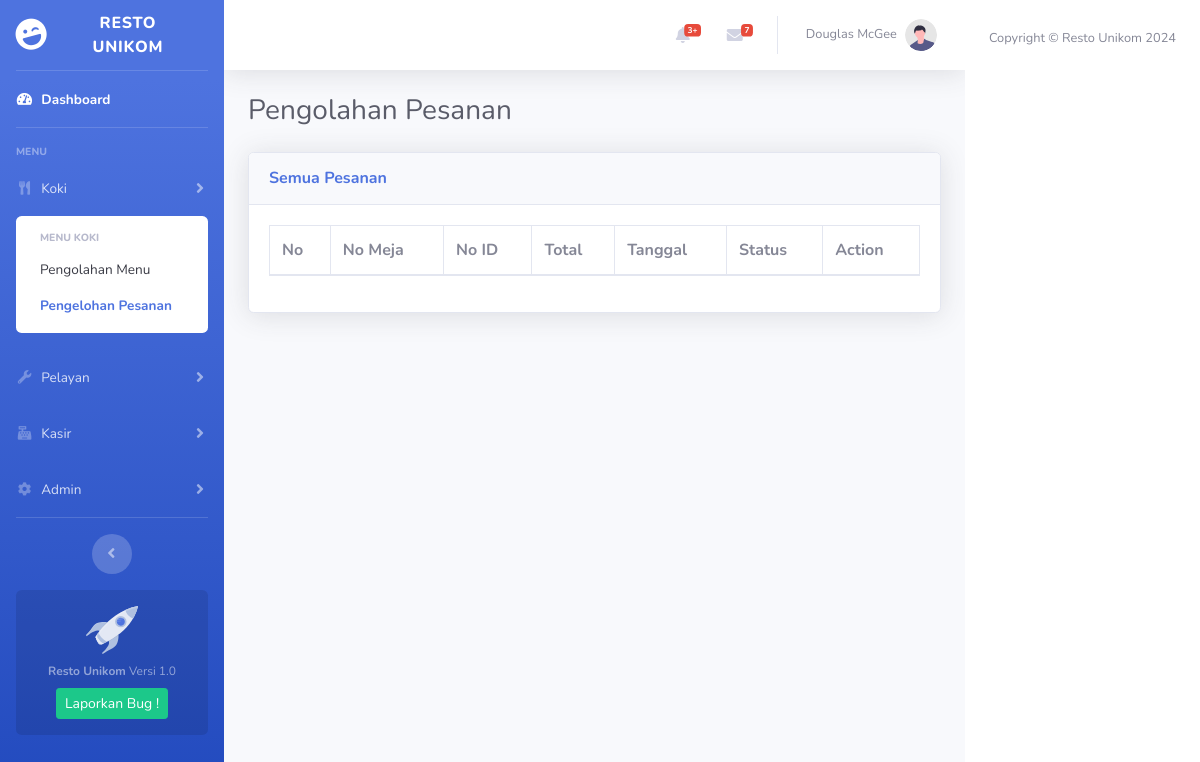
Before: /pengolahan-pesanan-koki.php with the older database file.
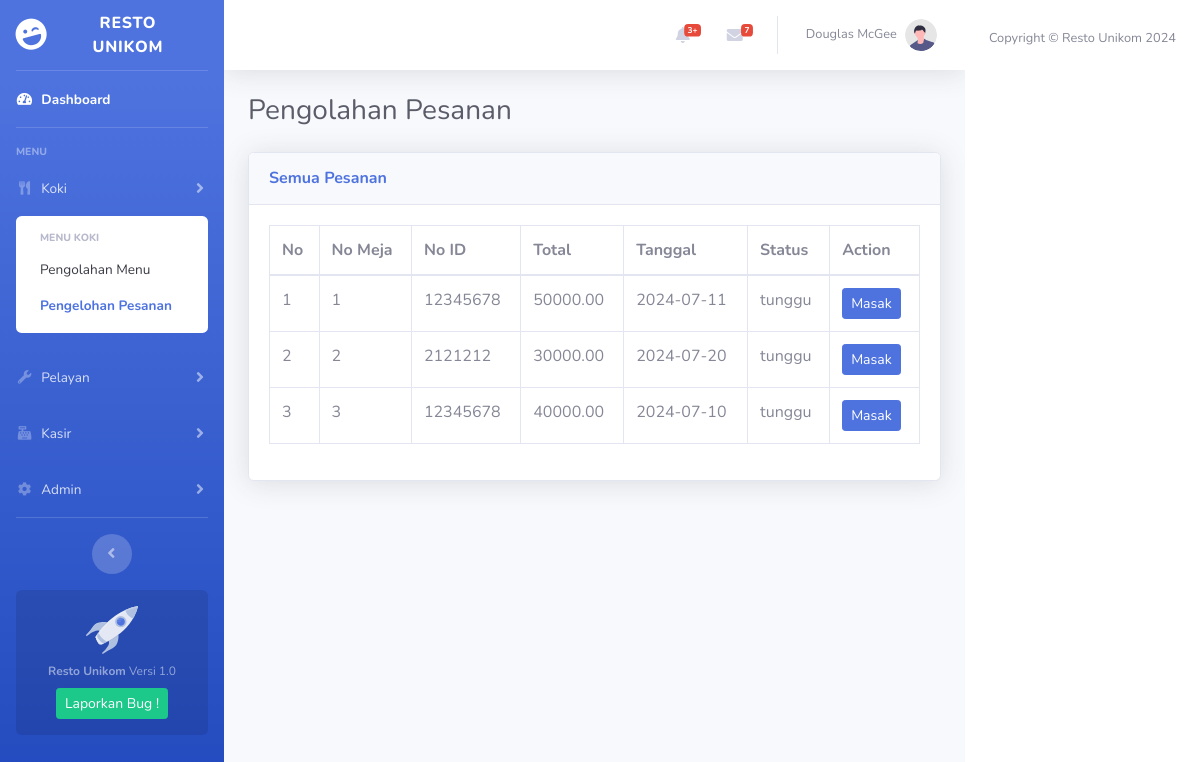
After: the same page with the newer database file.
### tables this page shows
CREATE TABLE `pesanan` (
  `no_pesanan` int(11) NOT NULL,
  `no_meja` int(11) NOT NULL,
  `no_id` int(11) NOT NULL,
  `total` decimal(9,2) NOT NULL,
  `tanggal` date NOT NULL,
  `status` varchar(6) NOT NULL
);

### pengolahan-pesanan-koki.php (the view, shortened to what this page needs)
<!DOCTYPE html>
<html lang="en">
<head>
    <link href="vendor/fontawesome-free/css/all.min.css" rel="stylesheet" type="text/css">
    <link href="css/sb-admin-2.min.css" rel="stylesheet">
</head>
<body id="page-top">
    <div id="wrapper">
        <ul class="navbar-nav bg-gradient-primary sidebar sidebar-dark accordion" id="accordionSidebar">
            <a class="sidebar-brand d-flex align-items-center justify-content-center" href="Dashboard.html">
                <div class="sidebar-brand-icon rotate-n-15">
                    <i class="fas fa-laugh-wink"></i>
                </div>
                <div class="sidebar-brand-text mx-3">Resto Unikom</div>
            </a>
            <hr class="sidebar-divider my-0">
            <li class="nav-item active">
                <a class="nav-link" href="Dashboard.html">
                    <i class="fas fa-fw fa-tachometer-alt"></i>
                    <span>Dashboard</span></a>
            </li>
            <hr class="sidebar-divider">
            <div class="sidebar-heading">
                Menu
            </div>
          <li class="nav-item">
            <a class="nav-link collapsed" href="#" data-toggle="collapse" data-target="#collapseKoki"
                aria-expanded="true" aria-controls="collapseKoki">
                <i class="fas fa-fw fa-utensils"></i>
                <span>Koki</span>
            </a>
            <div id="collapseKoki" class="collapse show" aria-labelledby="headingKoki" data-parent="#accordionSidebar">
                <div class="bg-white py-2 collapse-inner rounded">
                    <h6 class="collapse-header">Menu Koki</h6>
                    <a class="collapse-item" href="pengolahan-menu-koki.php">Pengolahan Menu</a>
                    <a class="collapse-item active" href="pengolahan-pesanan-koki.php">Pengelohan Pesanan</a>
                </div>
            </div>
        </li>
            <li class="nav-item">
                <a class="nav-link collapsed" href="#" data-toggle="collapse" data-target="#collapsePelayan"
                    aria-expanded="true" aria-controls="collapsePelayan">
                    <i class="fas fa-fw fa-wrench"></i>
                    <span>Pelayan</span>
                </a>
            </li>
            <li class="nav-item">
                <a class="nav-link collapsed" href="#" data-toggle="collapse" data-target="#collapseKasir"
                    aria-expanded="true" aria-controls="collapseKasir">
                    <i class="fas fa-fw fa-cash-register"></i>
                    <span>Kasir</span>
                </a>
            </li>
            <li class="nav-item">
                <a class="nav-link collapsed" href="#" data-toggle="collapse" data-target="#collapseAdmin"
                    aria-expanded="true" aria-controls="collapseAdmin">
                    <i class="fas fa-fw fa-cog"></i>
                    <span>Admin</span>
                </a>
            </li>
            <hr class="sidebar-divider d-none d-md-block">
            <div class="text-center d-none d-md-inline">
                <button class="rounded-circle border-0" id="sidebarToggle"></button>
            </div>
            <div class="sidebar-card d-none d-lg-flex">
                <img class="sidebar-card-illustration mb-2" src="img/undraw_rocket.svg" alt="...">
                <p class="text-center mb-2"><strong>Resto Unikom</strong> Versi 1.0</p>
                <a class="btn btn-success btn-sm" href="https://github.com/xturus138/adminWebsite">Laporkan Bug !</a>
            </div>
        </ul>
        <div id="content-wrapper" class="d-flex flex-column">
            <div id="content">
                <nav class="navbar navbar-expand navbar-light bg-white topbar mb-4 static-top shadow">
                    <ul class="navbar-nav ml-auto">
                        <li class="nav-item dropdown no-arrow mx-1">
                            <a class="nav-link dropdown-toggle" href="#" id="alertsDropdown" role="button"
                                data-toggle="dropdown" aria-haspopup="true" aria-expanded="false">
                                <i class="fas fa-bell fa-fw"></i>
                                <span class="badge badge-danger badge-counter">3+</span>
                            </a>
                        </li>
                        <li class="nav-item dropdown no-arrow mx-1">
                            <a class="nav-link dropdown-toggle" href="#" id="messagesDropdown" role="button"
                                data-toggle="dropdown" aria-haspopup="true" aria-expanded="false">
                                <i class="fas fa-envelope fa-fw"></i>
                                <span class="badge badge-danger badge-counter">7</span>
                            </a>
                        </li>
                        <li class="nav-item dropdown no-arrow">
                            <a class="nav-link dropdown-toggle" href="#" id="userDropdown" role="button"
                                data-toggle="dropdown" aria-haspopup="true" aria-expanded="false">
                                <span class="mr-2 d-none d-lg-inline text-gray-600 small">Douglas McGee</span>
                                <img class="img-profile rounded-circle"
                                    src="img/undraw_profile.svg">
                            </a>
                        </li>
                    </ul>
                </nav>
            <div class="container-fluid">
            <div class="d-sm-flex align-items-center justify-content-between mb-4">
                <h1 class="h3 mb-0 text-gray-800">Pengolahan Pesanan</h1>
            </div>
            <div class="row">
                <div class="col-12">
                    <div class="card shadow mb-4">
                        <div class="card-header py-3">
                            <h6 class="m-0 font-weight-bold text-primary">Semua Pesanan</h6>
                        </div>
                        <div class="card-body">
                            <table class="table table-bordered">
                                <thead>
                                    <tr>
                                        <th>No</th>
                                        <th>No Meja</th>
                                        <th>No ID</th>
                                        <th>Total</th>
                                        <th>Tanggal</th>
                                        <th>Status</th>
                                        <th>Action</th>
                                    </tr>
                                </thead>
                                <tbody>
                                    <?php
                                    include 'config.php';
                                    $query = "SELECT * FROM pesanan";
                                    $result = mysqli_query($db, $query);
                                    $no = 1;
                                    while ($row = mysqli_fetch_assoc($result)) {
                                        echo "<tr>";
                                        echo "<td>" . $no++ . "</td>";
                                        echo "<td>" . htmlspecialchars($row['no_meja']) . "</td>";
                                        echo "<td>" . htmlspecialchars($row['no_id']) . "</td>";
                                        echo "<td>" . htmlspecialchars($row['total']) . "</td>";
                                        echo "<td>" . htmlspecialchars($row['tanggal']) . "</td>";
                                        echo "<td>" . htmlspecialchars($row['status']) . "</td>";
                                        $status = $row['status'];
                                        if ($status == 'tunggu') {
                                            $nextStatus = 'masak';
                                            $buttonText = 'Masak';
                                            $buttonClass = 'btn-primary';
                                        } elseif ($status == 'masak') {
                                            $nextStatus = 'beres';
                                            $buttonText = 'Selesai';
                                            $buttonClass = 'btn-success';
                                        } else {
                                            $nextStatus = 'tunggu';
                                            $buttonText = 'Tunggu';
                                            $buttonClass = 'btn-warning';
                                        }
                                        echo "<td>
                                                <a href='pengolahan-pesanan-status-koki.php?id=" . $row['no_pesanan'] . "&status=" . $nextStatus . "' class='btn $buttonClass btn-sm'>$buttonText</a>
                                            </td>";
                                        echo "</tr>";
                                    }
                                    ?>
                                </tbody>
                            </table>
                        </div>
                    </div>
                </div>
            </div>
            </div>
            </div>
            </div>
            <footer class="sticky-footer bg-white">
                <div class="container my-auto">
                    <div class="copyright text-center my-auto">
                        <span>Copyright &copy; Resto Unikom 2024</span>
                    </div>
                </div>
            </footer>
        </div>
</body>
</html>

Changed rows visible on the page:
added pesanan: no_meja "1", no "12345678", total "50000.00", tanggal "2024-07-11", status "tunggu", status "Masak"
added pesanan: no_meja "2", no "2121212", total "30000.00", tanggal "2024-07-20", status "tunggu", status "Masak"
added pesanan: no_meja "3", no "12345678", total "40000.00", tanggal "2024-07-10", status "tunggu", status "Masak"
